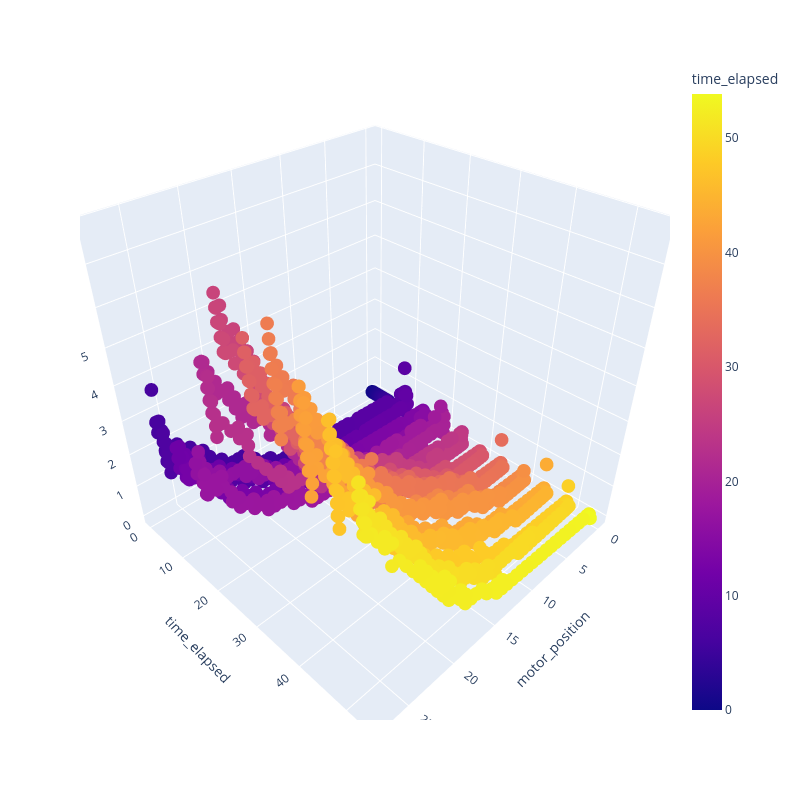

Notebook code for this chart:
### Markdown cell above
# Visualize Force vs. Motor position vs. Time

### Code cell
fig = p3.plot_futek_displacement()
fig.show()

### Figure 1 — Plotly figure (JSON) as saved in the notebook; plotly's stock layout.template omitted (floating-point values rounded to 4 significant figures; data arrays with more than 128 entries replaced by an {"elided": "..."} marker saying what was removed)
{"data": [{"hovertemplate": "motor_position=%{x}<br>time_elapsed=%{marker.color}<br>futek=%{z}<extra></extra>", "legendgroup": "", "marker": {"color": {"elided": "5388 float values"}, "coloraxis": "coloraxis", "symbol": "circle"}, "mode": "markers", "name": "", "scene": "scene", "showlegend": false, "type": "scatter3d", "x": {"elided": "5388 float values"}, "y": {"elided": "5388 float values"}, "z": {"elided": "5388 float values"}}], "layout": {"coloraxis": {"colorbar": {"title": {"text": "time_elapsed"}}, "colorscale": [[0, "#0d0887"], [0.1111, "#46039f"], [0.2222, "#7201a8"], [0.3333, "#9c179e"], [0.4444, "#bd3786"], [0.5556, "#d8576b"], [0.6667, "#ed7953"], [0.7778, "#fb9f3a"], [0.8889, "#fdca26"], [1, "#f0f921"]]}, "height": 800, "legend": {"tracegroupgap": 0}, "margin": {"t": 60}, "scene": {"aspectmode": "auto", "aspectratio": {"x": 1, "y": 1, "z": 1}, "domain": {"x": [0, 1], "y": [0, 1]}, "xaxis": {"title": {"text": "motor_position"}, "type": "linear"}, "yaxis": {"title": {"text": "time_elapsed"}, "type": "linear"}, "zaxis": {"title": {"text": "futek"}, "type": "linear"}}, "width": 800}}
